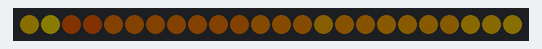
A sketch run on a simulated Arduino Uno, built with avr-gcc and run on an emulated ATmega328P. Shown: 24 RGB LEDs in strip order, left to right. Dim RGB values are drawn brighter than linear.

Above: at 0.25 s.
At 5.21 s:
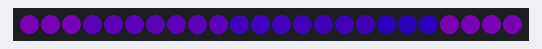
At 10.18 s:
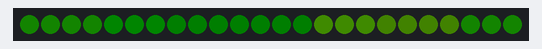
At 19.73 s:
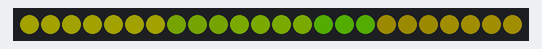
At 29.14 s:
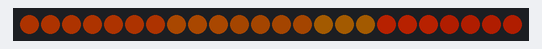
At 39.3 s:
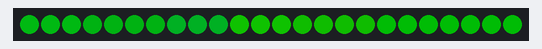

The sketch:

PulseRing.ino
```cpp
#include <FastLED.h>

/**
 NOTE: enabling debug dramatically slows the animation
 You should really only do this if you _need_ to see how
 the values progress with each loop() "tick" in order to
 diagnose logic problems. Don't use it to debug timing!
**/
// #define DEBUG
#undef DEBUG

#define LEDS 24
#define LED_PIN 2
#define LED_DRIVER NEOPIXEL

CHSV led[LEDS];
CRGB pixel[LEDS];

#define MAX_BRIGHT 192 // default for setBrightness as well as the max "value" for CSV
#define MIN_BRIGHT 20  // min "value" for CSV
#define MAX_HUE 255    // max "Hue" for CSV
#define MIN_HUE 1      // min "Hue" for CSV
#define MAX_SWEEP 24   // number of LEDs to be lit at once; mem use increases with value!

short val[MAX_SWEEP];
short hue[MAX_SWEEP];
bool val_dir[MAX_SWEEP];
bool hue_dir[MAX_SWEEP];

#define DOWN true
#define UP false

void setup()
{
	FastLED.addLeds<NEOPIXEL, LED_PIN>(pixel, LEDS);
	FastLED.setBrightness(MAX_BRIGHT);
	fill_solid(pixel, LEDS, 0);
	FastLED.show();
	delay(150);

	byte valsep = (MAX_BRIGHT - MIN_BRIGHT) / MAX_SWEEP;
	byte valhue = (MAX_HUE - MIN_HUE) / MAX_SWEEP;
	for (byte i = 0; i < MAX_SWEEP; i++) {
		val_dir[i] = UP;
		hue_dir[i] = UP;
		val[i] = i+valsep;   //initial "brightness" sep
		hue[i] = i+valhue;  //ititial hue sep
		led[i] = CHSV(hue[i],240,val[i]);
	}

	#ifdef DEBUG
	Serial.begin(57600);
	#endif
}

#define REFRESH_DELAY 42 // 42 = ceil(1000/24) = 24fps
#define VALSEP 14           // larger = faster brightness change
#define HUESEP 7         // larger = faster hue change

void loop()
{
	static byte master_offset;
	for (byte i = 0; i < LEDS; i++) {
		short offset = master_offset + i;
		if (offset >= LEDS) offset = offset-LEDS;
		if (offset < 0) offset = 0; // should never happen, freak!

		#ifdef DEBUG
		// debugging info to Serial port
		Serial.print(i);
		Serial.print(":");
		Serial.print(master_offset);
		Serial.print(":");
		Serial.println(offset);
		#endif

		if (i >= MAX_SWEEP) {
			pixel[offset] = 0;
			continue;
		}

		if (val_dir[i] == UP) {
			// this pixel is incrementing value
			#ifdef DEBUG
			Serial.print(String("  Value UP: ") + val[i] + " => ");
			#endif

			val[i]+=VALSEP;
			if (val[i] >= MAX_BRIGHT) {
				val_dir[i] = DOWN;
				val[i] = MAX_BRIGHT;
			}
		}
		else {
			// this pixel is decrementing value
			#ifdef DEBUG
			Serial.print(String("  Value DN: ") + val[i] + " => ");
			#endif

			val[i]-=VALSEP;
			if (val[i] <= MIN_BRIGHT) {
				val_dir[i] = UP;
				val[i] = MIN_BRIGHT;
			}
		}
		#ifdef DEBUG
		Serial.println(val[i]);
		#endif

		if ( ! hue_dir[i] ) {
			// this pixel is incrementing hue
			#ifdef DEBUG
			Serial.print(String("  Hue   UP: ") + hue[i] + " => ");
			#endif
			hue[i]+=HUESEP;
			if (hue[i] >= MAX_HUE) {
				hue_dir[i] = DOWN;
				hue[i] = MAX_HUE;
			}
		}
		else {
			// this pixel is decrementing hue
			#ifdef DEBUG
			Serial.print(String("  Hue   DN: ") + hue[i] + " => ");
			#endif

			hue[i]-=HUESEP;
			if (hue[i] <= MIN_HUE) {
				hue_dir[i] = UP;
				hue[i] = MIN_HUE;
			}
		}
		#ifdef DEBUG
		Serial.println(hue[i]);
		#endif

		led[i].value = val[i];
		led[i].hue = hue[i];
		pixel[offset] = led[i];
	}

	if (master_offset < LEDS-1) master_offset++;
	else master_offset = 0;

	FastLED.show();
	FastLED.delay(REFRESH_DELAY);
}
```
